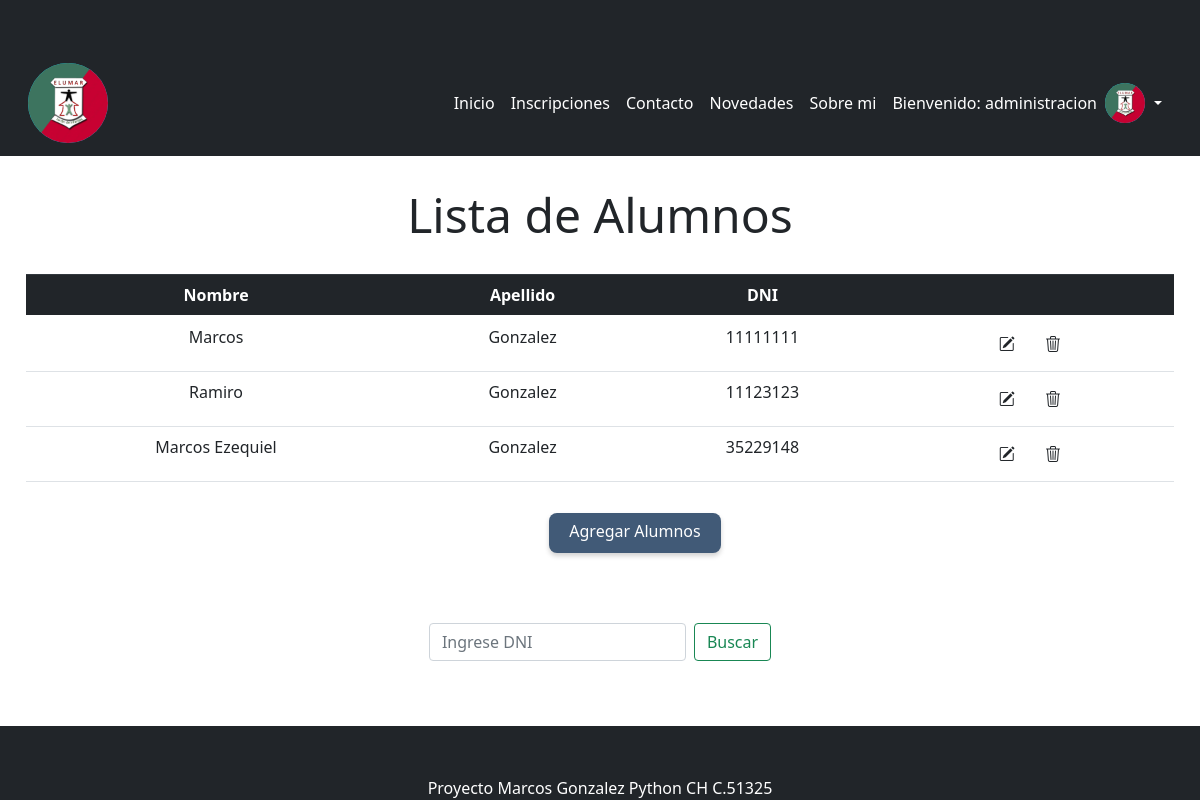
Page /app_proyecto_final/alumnos/lista (signed in) on the committed database.
### app_proyecto_final/models.py (models this page shows, shortened)
class Alumno(models.Model):
    nombre = models.CharField(max_length=50)
    apellido = models.CharField(max_length=50)
    dni = models.IntegerField(validators=[MaxValueValidator(99999999), MinValueValidator(10000000)])

### app_proyecto_final/views.py (the view)
# urls.py: path('alumnos/lista', lista_alumnos, name = "listaAlumnos"),
@login_required
def lista_alumnos(request):
    if request.method == "GET":
        alumnos = Alumno.objects.all()
        formulario = AlumnoFormulario()
        return render(request, "alumnos/alumnos_lista.html", {"alumnos": alumnos, "formulario": formulario, "avatar": obtenerAvatars(request)})

### app_proyecto_final/forms.py
class AlumnoFormulario(forms.Form):
    nombre = ToUpperField(max_length=30, widget=forms.TextInput(attrs={'class':'form-control'}))
    apellido = ToUpperField(max_length=30, widget=forms.TextInput(attrs={'class':'form-control'}))
    dni = forms.IntegerField(widget=forms.NumberInput(attrs={'class':'form-control'}))

### app_proyecto_final/views.py (called while the page is built)
@login_required
def obtenerAvatars(request):
    avatares = Avatar.objects.filter(user = request.user.id)
    if len(avatares) != 0:
        return avatares[0].imagen.url
    else:
        return "/media/Avatars/lAwxR.png"

### app_proyecto_final/templates/alumnos/alumnos_lista.html (shortened to what this page needs)
{% extends "padre.html" %}
{% load static %}
{% block contenidoQueCambia %}
<link href="{% static 'css/curso.css' %}" rel="stylesheet" />
<form action="{% url 'listaAlumnos' %}" method="POST" class="form_curso"> {% csrf_token %}
    <h3 class="title">Lista de Alumnos</h3>
    <table class="table">
        <thead class="thead-dark">
            <tr>
                <th scope="col">Nombre</th>
                <th scope="col">Apellido</th>
                <th scope="col">DNI</th>
                <th scope="col"></th>
            </tr>
        </thead>
        <tbody>
            {% for alumno in alumnos %}
            <tr>
                <td>{{alumno.nombre}}</td>
                <td>{{alumno.apellido}}</td>
                <td>{{alumno.dni}}</td>
                <td>
                    <a class="btn" href="{% url 'editarAlumno' alumno.id %}" id="btn-edit"><i class="bi bi-pencil-square"></i></a>
                    <a class="btn" onclick="eliminarAlumno( {{alumno.id}} )" id="btn-elim"><i class="bi bi-trash3"></i></a>
                </td>
            </tr>
            {% endfor %}
        </tbody>
    </table>
        <a class="nav-link-curso btn_cur btn btn-secondary" href="{% url 'alumnos' %}"> Agregar Alumnos</a>
</form>
<div class="d-flex justify-content-center">
    <form action="{% url 'buscarAlumno' %}" method="GET" class="form-inline my-2 my-lg-0">
        <input class="form-control mr-sm-2" type="search" placeholder="Ingrese DNI" aria-label="Buscar" name="dni">
        <button class="btn btn-outline-success my-2 my-sm-0" type="submit">Buscar</button>
    </form>
</div>
{% endblock %}

### app_proyecto_final/templates/padre.html (shortened to what this page needs)
<!DOCTYPE html>
<html lang="en">
<head>
    {% load static %}
    <link rel="stylesheet" href="https://cdn.jsdelivr.net/npm/bootstrap@4.0.0/dist/css/bootstrap.min.css"
>
    <link href="https://cdn.jsdelivr.net/npm/bootstrap@5.0.2/dist/css/bootstrap.min.css" rel="stylesheet"
>
    <link href="https://getbootstrap.com/docs/5.2/assets/css/docs.css" rel="stylesheet">
    <link href="https://cdn.jsdelivr.net/npm/bootstrap@5.0.2/dist/css/bootstrap.min.css" rel="stylesheet"
>
    <link rel="stylesheet" href="https://cdn.jsdelivr.net/npm/bootstrap-icons@1.10.4/font/bootstrap-icons.css">
    <link href="{% static 'css/styles.css' %}" rel="stylesheet" />
</head>
<body>
    <nav class="navbar navbar-expand-lg navbar-dark bg-dark">
        <div class="container">
            <ul class="navbar-nav ms-auto mb-2 mb-lg-0">
                <li class="nav-item"><a class="navbar-brand" href="{% url 'inicioApp' %}"><img
                            class="bg-info rounded-circle" style="width:80px;height:80px;"
                            src="{% static 'assets/elumar.jpg' %}" alt="logo_elumar"></a></li>
            </ul>
            <div class="collapse navbar-collapse" id="navbarSupportedContent">
                <ul class="navbar-nav ms-auto mb-2 mb-lg-0">
                    <li class="nav-item"><a class="nav-link active" aria-current="page"
                            href="{% url 'inicioApp' %}">Inicio</a></li>
                    <li class="nav-item"><a class="nav-link active" aria-current="page"
                            href="{% url 'inscripciones' %}">Inscripciones</a></li>
                    <li class="nav-item"><a class="nav-link active" aria-current="page"
                            href="{% url 'contacto' %}">Contacto</a></li>
                    <li class="nav-item"><a class="nav-link active" aria-current="page"
                            href="{% url 'blog' %}">Novedades</a></li>
                    <li class="nav-item"><a class="nav-link active" aria-current="page" href="{% url 'about' %}">Sobre
                            mi</a></li>
                    <li class="nav">
                        <div class="btn-group">
                            {% if user.is_authenticated %}
                            <a class="nav-link active">Bienvenido: {{ user.username }}</a>
                            <img src="{{ avatar }}" alt="Avatar" style="width:40px;height:40px;"
                                class="bg-info rounded-circle" />
                            <button type="button" class="btn btn-secondary dropdown-toggle dropdown-toggle-split"
                                data-toggle="dropdown" aria-haspopup="true" aria-expanded="false">
                            </button>
                            {% else %}
                            <a class="nav-link active" href="{% url 'login' %}">Ingreso</a>
                            {% endif %}
                        </div>
                    </li>
                </ul>
            </div>
        </div>
    </nav>
    {% block contenidoQueCambia %}
    {% endblock %}
    <footer class="py-0 bg-dark footer navbar-fixed-bottom">
        <div class="container">
            <p class="m-0 text-center text-white">Proyecto Marcos Gonzalez Python CH C.51325</p>
        </div>
    </footer>
</body>
</html>

### app_proyecto_final/static/css/curso.css (style rules this page uses)
.form_curso { text-align: center; margin: 26px; margin-bottom: 70px; }
.title { margin: 30px 10px; text-align: center; font-size: 3rem; }
.btn_cur { position: relative; border: none; width: 15%; height: 40px; margin-top: 15px; border-radius: 8px; background: #415a77; color: #fff; box-shadow: 0 3px 5px rgba(0, 0, 0, 0.18); right: -30px; margin-left: 10px; text-align: center; }
.nav-link-curso { text-decoration: none; color: #fff; }

### rows in the picture
Alumno: nombre "Marcos", apellido "Gonzalez", dni "11111111"
Alumno: nombre "Ramiro", apellido "Gonzalez", dni "11123123"
Alumno: nombre "Marcos Ezequiel", apellido "Gonzalez", dni "35229148"

### other values in the picture
{{ user.username }} "administracion"
